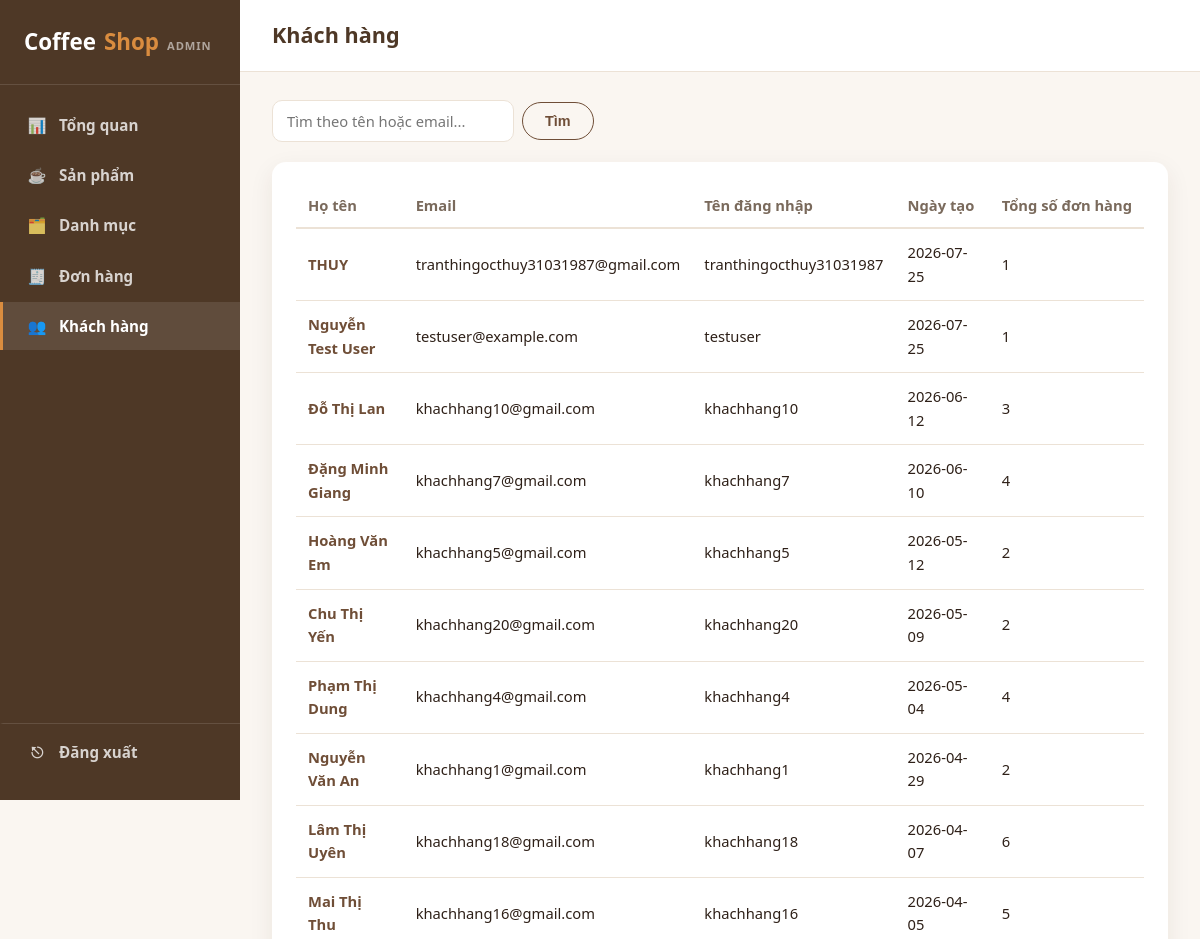
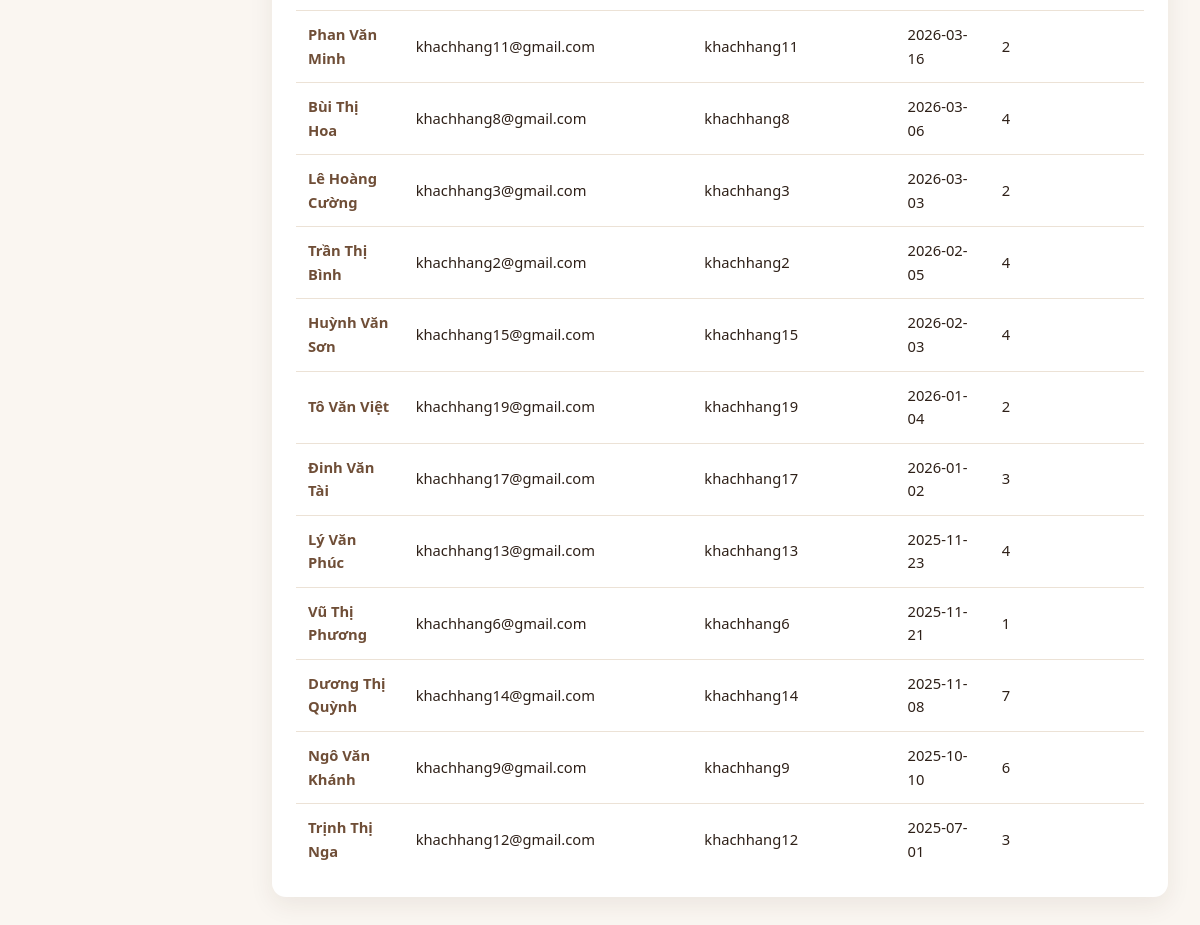
Page /admin/customers (signed in) on the committed database (2 pictures, top to bottom).
### tables this page shows
CREATE TABLE user (
    id INTEGER PRIMARY KEY AUTOINCREMENT,
    name TEXT NOT NULL,
    email TEXT NOT NULL UNIQUE,
    phone TEXT,
    created_at TEXT NOT NULL,
    is_admin INTEGER NOT NULL DEFAULT 0
, username TEXT, password_hash TEXT);

### admin.py (the view)
@admin_bp.route("/customers")
@admin_required
def customers_list():
    db = get_db()
    q = request.args.get("q", "").strip()
    query = """SELECT u.*, COUNT(o.id) AS order_count
               FROM user u LEFT JOIN "order" o ON o.user_id = u.id
               WHERE u.is_admin = 0"""
    params = []
    if q:
        query += " AND (u.name LIKE ? OR u.email LIKE ?)"
        params.extend([f"%{q}%", f"%{q}%"])
    query += " GROUP BY u.id ORDER BY u.created_at DESC"
    customers = db.execute(query, params).fetchall()
    return render_template(
        "admin/customers.html", active_page="customers", customers=customers, q=q,
    )

### admin.py (called while the page is built)
def admin_required(view):
    @functools.wraps(view)
    def wrapped(*args, **kwargs):
        if not session.get("is_admin"):
            return redirect(url_for("admin.login", next=request.path))
        return view(*args, **kwargs)
    return wrapped

### app.py (called while the page is built)
@app.before_request
def load_current_customer():
    g.customer = None
    customer_id = session.get("customer_id")
    if customer_id:
        g.customer = get_db().execute(
            "SELECT * FROM user WHERE id = ?", (customer_id,)
        ).fetchone()

### database.py (called while the page is built)
def get_db():
    if "db" not in g:
        g.db = sqlite3.connect(DB_PATH)
        g.db.row_factory = sqlite3.Row
        g.db.execute("PRAGMA foreign_keys = ON")
    return g.db

### templates/admin/customers.html (shortened to what this page needs)
{% extends "admin/base.html" %}
{% block page_title %}Khách hàng{% endblock %}
{% block content %}
<div class="admin-toolbar">
  <form method="GET" class="admin-search-form">
    <input type="text" name="q" value="{{ q }}" placeholder="Tìm theo tên hoặc email...">
    <button type="submit" class="btn btn-outline">Tìm</button>
  </form>
</div>
<section class="admin-panel">
  <div class="admin-table-wrap">
    <table class="admin-table">
      <thead>
        <tr>
          <th>Họ tên</th>
          <th>Email</th>
          <th>Tên đăng nhập</th>
          <th>Ngày tạo</th>
          <th>Tổng số đơn hàng</th>
        </tr>
      </thead>
      <tbody>
        {% for c in customers %}
        <tr class="admin-row-clickable" data-href="{{ url_for('admin.customer_detail', customer_id=c.id) }}">
          <td><a href="{{ url_for('admin.customer_detail', customer_id=c.id) }}" class="admin-order-link">{{ c.name }}</a></td>
          <td>{{ c.email }}</td>
          <td>{{ c.username or '' }}</td>
          <td>{{ c.created_at[:10] }}</td>
          <td>{{ c.order_count }}</td>
        </tr>
        {% else %}
        <tr><td colspan="5" class="empty-state">Không tìm thấy khách hàng nào.</td></tr>
        {% endfor %}
      </tbody>
    </table>
  </div>
</section>
{% endblock %}

### static/css/style.css (style rules this page uses)
:root { --color-bg: #faf6f1; --color-surface: #ffffff; --color-primary: #6f4e37; --color-primary-dark: #4e3826; --color-accent: #d98c3f; --color-text: #2e2018; --color-text-muted: #7a6a5c; --color-border: #ece2d6; --radius: 14px; --shadow: 0 8px 24px rgba(60, 40, 20, 0.08); --shadow-hover: 0 14px 32px rgba(60, 40, 20, 0.14); --transition: 0.25s ease; --max-width: 1180px; }
* { box-sizing: border-box; }
html { scroll-behavior: smooth; }
body { margin: 0; font-family: "Segoe UI", "Helvetica Neue", Arial, sans-serif; background: var(--color-bg); color: var(--color-text); line-height: 1.6; }
a { text-decoration: none; color: inherit; }
.btn { display: inline-block; padding: 12px 28px; border-radius: 999px; background: var(--color-primary); color: #fff; border: none; cursor: pointer; font-size: 0.95rem; font-weight: 600; transition: background var(--transition), transform var(--transition); }
.btn-outline { display: inline-block; background: transparent; color: var(--color-primary); border: 1px solid var(--color-primary); padding: 10px 22px; border-radius: 999px; font-weight: 600; font-size: 0.9rem; cursor: pointer; transition: background var(--transition), color var(--transition); }

### static/css/admin.css (style rules this page uses)
.admin-body { background: var(--color-bg); }
.admin-panel { background: var(--color-surface); border-radius: var(--radius); box-shadow: var(--shadow); padding: 22px 24px; }
.admin-table-wrap { overflow-x: auto; }
.admin-table { width: 100%; border-collapse: collapse; font-size: 0.92rem; }
.admin-table th { text-align: left; color: var(--color-text-muted); font-weight: 700; padding: 10px 12px; border-bottom: 2px solid var(--color-border); white-space: nowrap; }
.admin-table td { padding: 12px; border-bottom: 1px solid var(--color-border); vertical-align: middle; }
.admin-table tr:last-child td { border-bottom: none; }
.admin-row-clickable { cursor: pointer; }
.admin-toolbar { display: flex; align-items: center; justify-content: space-between; gap: 16px; margin-bottom: 20px; flex-wrap: wrap; }
.admin-search-form { display: flex; align-items: center; gap: 8px; flex-wrap: wrap; }
.admin-search-form input, .admin-search-form select { padding: 10px 14px; border: 1px solid var(--color-border); border-radius: 10px; font-size: 0.92rem; font-family: inherit; color: var(--color-text); background: var(--color-surface); }
.admin-search-form input { min-width: 220px; }
.btn-outline { background: transparent; color: var(--color-primary); border: 1px solid var(--color-primary); }
.admin-order-link { font-weight: 700; color: var(--color-primary); }

### rows in the picture
user: name "THUY", email "tranthingocthuy31031987@gmail.com", username "tranthingocthuy31031987", created_at "2026-07-25", order_count "1"
user: name "Nguyễn Test User", email "testuser@example.com", username "testuser", created_at "2026-07-25", order_count "1"
user: name "Đỗ Thị Lan", email "khachhang10@gmail.com", username "khachhang10", created_at "2026-06-12", order_count "3"
user: name "Đặng Minh Giang", email "khachhang7@gmail.com", username "khachhang7", created_at "2026-06-10", order_count "4"
user: name "Hoàng Văn Em", email "khachhang5@gmail.com", username "khachhang5", created_at "2026-05-12", order_count "2"
user: name "Chu Thị Yến", email "khachhang20@gmail.com", username "khachhang20", created_at "2026-05-09", order_count "2"
user: name "Phạm Thị Dung", email "khachhang4@gmail.com", username "khachhang4", created_at "2026-05-04", order_count "4"
user: name "Nguyễn Văn An", email "khachhang1@gmail.com", username "khachhang1", created_at "2026-04-29", order_count "2"
user: name "Lâm Thị Uyên", email "khachhang18@gmail.com", username "khachhang18", created_at "2026-04-07", order_count "6"
user: name "Mai Thị Thu", email "khachhang16@gmail.com", username "khachhang16", created_at "2026-04-05", order_count "5"
user: name "Phan Văn Minh", email "khachhang11@gmail.com", username "khachhang11", created_at "2026-03-16", order_count "2"
user: name "Bùi Thị Hoa", email "khachhang8@gmail.com", username "khachhang8", created_at "2026-03-06", order_count "4"
user: name "Lê Hoàng Cường", email "khachhang3@gmail.com", username "khachhang3", created_at "2026-03-03", order_count "2"
user: name "Trần Thị Bình", email "khachhang2@gmail.com", username "khachhang2", created_at "2026-02-05", order_count "4"
user: name "Huỳnh Văn Sơn", email "khachhang15@gmail.com", username "khachhang15", created_at "2026-02-03", order_count "4"
user: name "Tô Văn Việt", email "khachhang19@gmail.com", username "khachhang19", created_at "2026-01-04", order_count "2"
user: name "Đinh Văn Tài", email "khachhang17@gmail.com", username "khachhang17", created_at "2026-01-02", order_count "3"
user: name "Lý Văn Phúc", email "khachhang13@gmail.com", username "khachhang13", created_at "2025-11-23", order_count "4"
user: name "Vũ Thị Phương", email "khachhang6@gmail.com", username "khachhang6", created_at "2025-11-21", order_count "1"
user: name "Dương Thị Quỳnh", email "khachhang14@gmail.com", username "khachhang14", created_at "2025-11-08", order_count "7"
user: name "Ngô Văn Khánh", email "khachhang9@gmail.com", username "khachhang9", created_at "2025-10-10", order_count "6"
user: name "Trịnh Thị Nga", email "khachhang12@gmail.com", username "khachhang12", created_at "2025-07-01", order_count "3"
